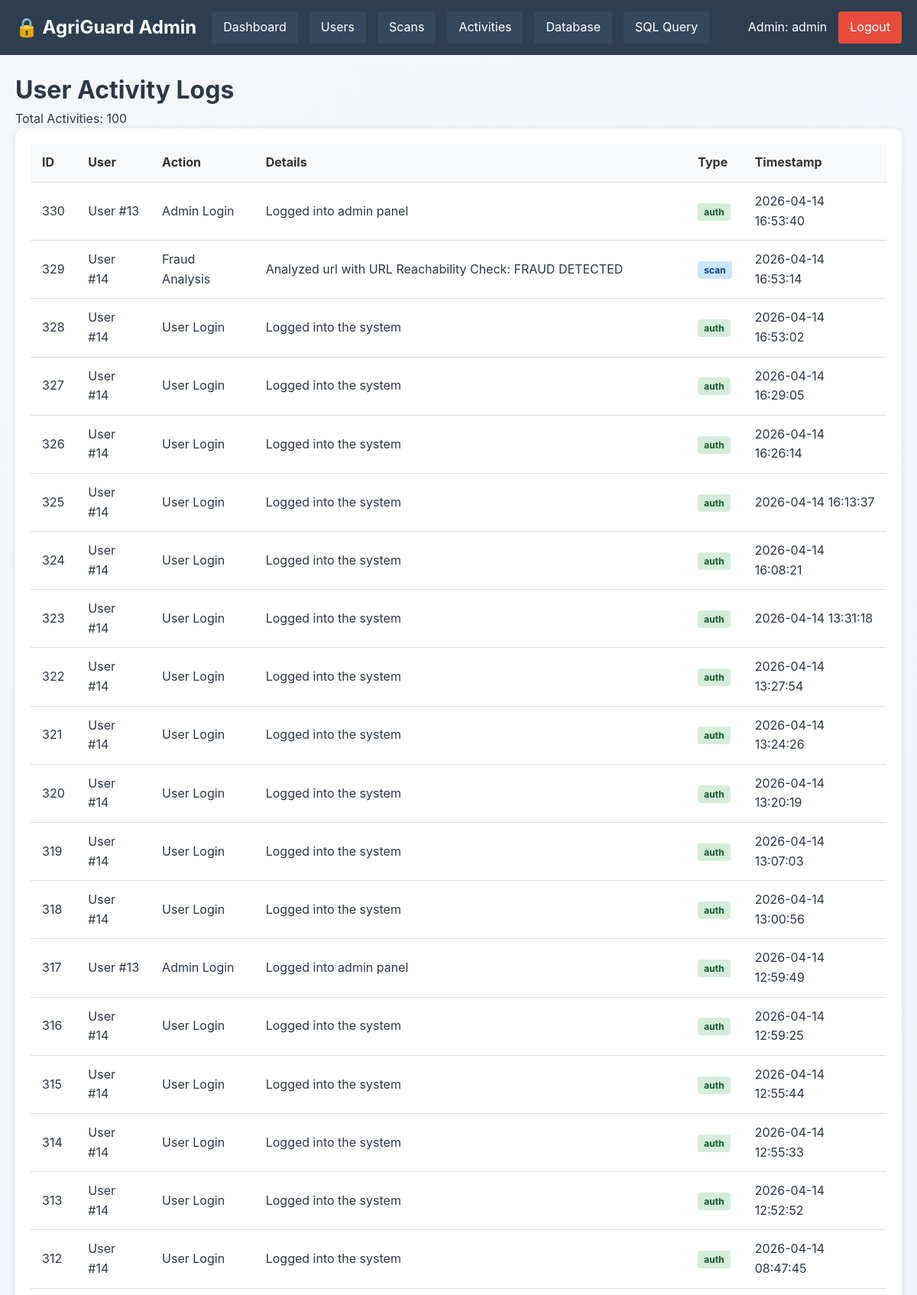
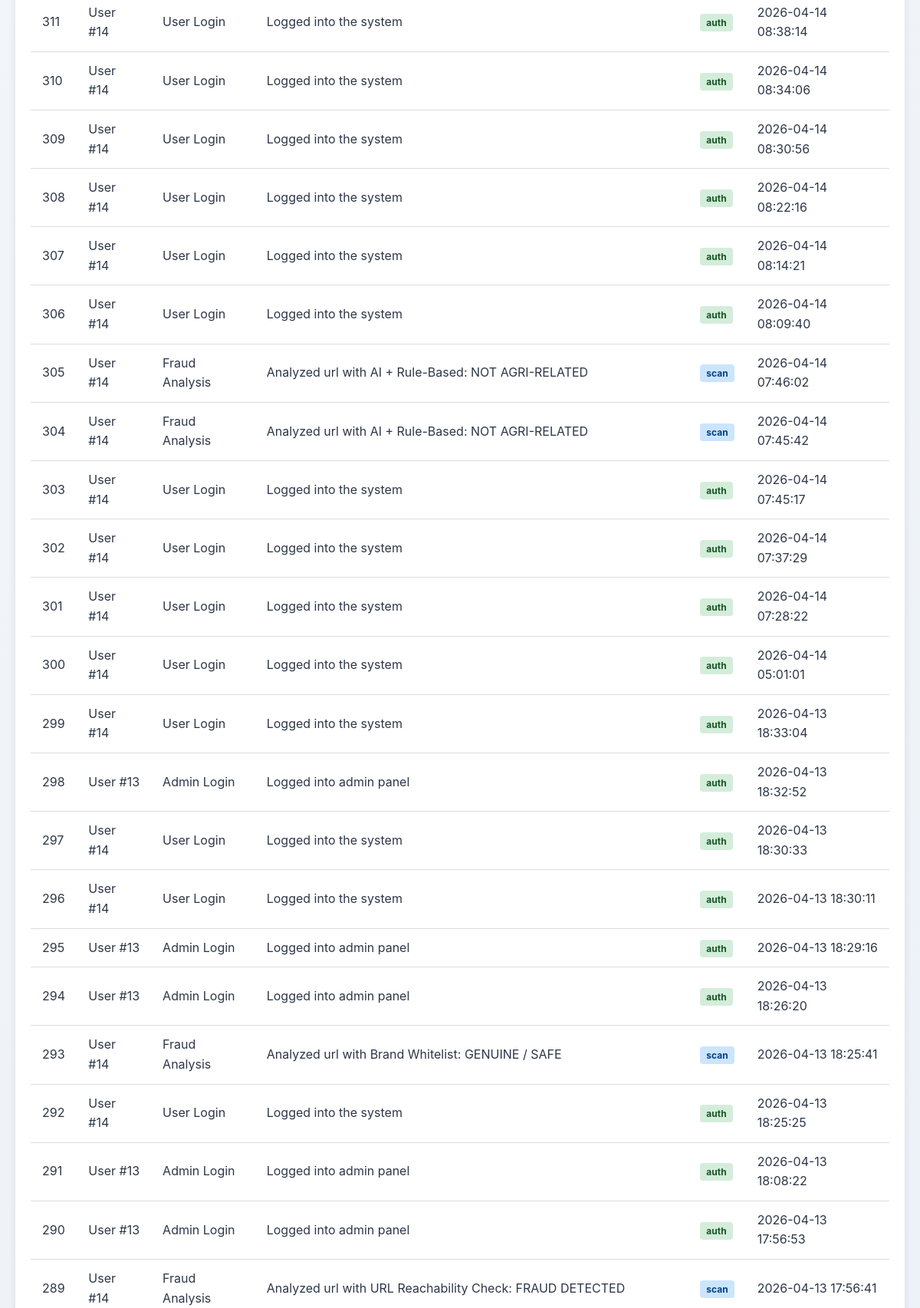
Screenshot of /admin/activities (signed in, upper part) with the database file from the repository (2 pictures, top to bottom).
### tables this page shows
CREATE TABLE user_activity (
                id INTEGER PRIMARY KEY AUTOINCREMENT,
                user_id INTEGER,
                action TEXT,
                details TEXT,
                type TEXT,
                timestamp TIMESTAMP DEFAULT CURRENT_TIMESTAMP,
                FOREIGN KEY (user_id) REFERENCES users(id) ON DELETE CASCADE
            );

### app.py (the view)
@app.route("/admin/activities")
@admin_required
def admin_activities():
    import sqlite3
    conn = sqlite3.connect("users.db")
    conn.row_factory = sqlite3.Row
    c = conn.cursor()
    c.execute("""
        SELECT a.*, u.username
        FROM user_activity a
        LEFT JOIN users u ON a.user_id = u.id
        ORDER BY a.timestamp DESC
        LIMIT 100
    """)
    activities = []
    for row in c.fetchall():
        activities.append(dict(row))
    conn.close()
    return render_template("admin_activities.html", activities=activities, is_admin=True)

### app.py (called while the page is built)
def admin_required(f):
    @wraps(f)
    def decorated_function(*args, **kwargs):
        if 'user_id' not in session:
            flash("Please login first", "error")
            return redirect(url_for('login_selector'))
        user_role = session.get('role', 'farmer').lower()
        is_admin = user_role == 'admin'
        print(f"DEBUG: Checking admin access - role={user_role}, is_admin={is_admin}")
        print(f"DEBUG: Full session keys: {list(session.keys())}")
        if not is_admin:
            print(f"❌ Admin access denied for user {session.get('username')} with role {user_role}")
            flash(f"Admin access required! Your role is: {user_role}", "error")
            return render_template("admin_access.html")
        print(f"✅ Admin access granted for user {session.get('username')}")
        return f(*args, **kwargs)
    return decorated_function

@app.context_processor
def inject_user():
    is_admin = False
    if 'user_id' in session:
        user_role = session.get('role', 'farmer').lower()
        is_admin = (user_role == 'admin')
    return dict(
        current_user=session.get("username"),
        current_lang=session.get("lang", "en"),
        is_logged_in="user_id" in session,
        is_admin=is_admin,
        current_path=request.path,
        ml_available=ML_AVAILABLE
   )

### templates/admin_activities.html (shortened to what this page needs)
<!DOCTYPE html>
<html lang="en">
<head>
    <link rel="stylesheet" href="{{ url_for('static', filename='css/style.css') }}">
</head>
<body>
    {% include 'admin_navbar.html' %}
    <div class="admin-container">
        <h1>User Activity Logs</h1>
        <p>Total Activities: {{ activities|length }}</p>
        <div class="table-container">
            <table>
                <thead>
                    <tr>
                        <th>ID</th>
                        <th>User</th>
                        <th>Action</th>
                        <th>Details</th>
                        <th>Type</th>
                        <th>Timestamp</th>
                    </tr>
                </thead>
                <tbody>
                    {% for activity in activities %}
                    <tr>
                        <td>{{ activity.id }}</td>
                        <td>{{ activity.username if activity.username else "User #" + activity.user_id|string }}</td>
                        <td>{{ activity.action }}</td>
                        <td>{{ activity.details[:100] }}{% if activity.details|length > 100 %}...{% endif %}</td>
                        <td>
                            <span class="type-badge type-{{ activity.type }}">
                                {{ activity.type }}
                            </span>
                        </td>
                        <td>{{ activity.timestamp }}</td>
                    </tr>
                    {% endfor %}
                </tbody>
            </table>
        </div>
    </div>
</body>
</html>

### static/style.css (style rules this page uses)
* { margin: 0; padding: 0; box-sizing: border-box; }
body { font-family: 'Inter', 'Segoe UI', system-ui, -apple-system, sans-serif; background: linear-gradient(135deg, #f5f7fa 0%, #e4edf5 100%); color: #2d3748; line-height: 1.6; min-height: 100vh; }

### templates/admin_activities.html (style rules this page uses)
.admin-container { padding: 20px; }
.table-container { background: white; border-radius: 10px; padding: 20px; box-shadow: 0 2px 10px rgba(0,0,0,0.1); overflow-x: auto; }
table { width: 100%; border-collapse: collapse; }
th, td { padding: 12px 15px; text-align: left; border-bottom: 1px solid #ddd; }
th { background-color: #f8f9fa; font-weight: bold; color: #333; }
.type-badge { padding: 4px 8px; border-radius: 4px; font-size: 12px; font-weight: bold; }
.type-auth { background-color: #d4edda; color: #155724; }
.type-scan { background-color: #cce5ff; color: #004085; }

### rows the page displays
user_activity: id "330", user "User #13", action "Admin Login", details "Logged into admin panel", type "auth", timestamp "2026-04-14 16:53:40"
user_activity: id "329", user "User #14", action "Fraud Analysis", details "Analyzed url with URL Reachability Check: FRAUD DETECTED", type "scan", timestamp "2026-04-14 16:53:14"
user_activity: id "328", user "User #14", action "User Login", details "Logged into the system", type "auth", timestamp "2026-04-14 16:53:02"
user_activity: id "327", user "User #14", action "User Login", details "Logged into the system", type "auth", timestamp "2026-04-14 16:29:05"
user_activity: id "326", user "User #14", action "User Login", details "Logged into the system", type "auth", timestamp "2026-04-14 16:26:14"
user_activity: id "325", user "User #14", action "User Login", details "Logged into the system", type "auth", timestamp "2026-04-14 16:13:37"
user_activity: id "324", user "User #14", action "User Login", details "Logged into the system", type "auth", timestamp "2026-04-14 16:08:21"
user_activity: id "323", user "User #14", action "User Login", details "Logged into the system", type "auth", timestamp "2026-04-14 13:31:18"
user_activity: id "322", user "User #14", action "User Login", details "Logged into the system", type "auth", timestamp "2026-04-14 13:27:54"
user_activity: id "321", user "User #14", action "User Login", details "Logged into the system", type "auth", timestamp "2026-04-14 13:24:26"
user_activity: id "320", user "User #14", action "User Login", details "Logged into the system", type "auth", timestamp "2026-04-14 13:20:19"
user_activity: id "319", user "User #14", action "User Login", details "Logged into the system", type "auth", timestamp "2026-04-14 13:07:03"
user_activity: id "318", user "User #14", action "User Login", details "Logged into the system", type "auth", timestamp "2026-04-14 13:00:56"
user_activity: id "317", user "User #13", action "Admin Login", details "Logged into admin panel", type "auth", timestamp "2026-04-14 12:59:49"
user_activity: id "316", user "User #14", action "User Login", details "Logged into the system", type "auth", timestamp "2026-04-14 12:59:25"
user_activity: id "315", user "User #14", action "User Login", details "Logged into the system", type "auth", timestamp "2026-04-14 12:55:44"
user_activity: id "314", user "User #14", action "User Login", details "Logged into the system", type "auth", timestamp "2026-04-14 12:55:33"
user_activity: id "313", user "User #14", action "User Login", details "Logged into the system", type "auth", timestamp "2026-04-14 12:52:52"
user_activity: id "312", user "User #14", action "User Login", details "Logged into the system", type "auth", timestamp "2026-04-14 08:47:45"
user_activity: id "311", user "User #14", action "User Login", details "Logged into the system", type "auth", timestamp "2026-04-14 08:38:14"
user_activity: id "310", user "User #14", action "User Login", details "Logged into the system", type "auth", timestamp "2026-04-14 08:34:06"
user_activity: id "309", user "User #14", action "User Login", details "Logged into the system", type "auth", timestamp "2026-04-14 08:30:56"
user_activity: id "308", user "User #14", action "User Login", details "Logged into the system", type "auth", timestamp "2026-04-14 08:22:16"
user_activity: id "307", user "User #14", action "User Login", details "Logged into the system", type "auth", timestamp "2026-04-14 08:14:21"
user_activity: id "306", user "User #14", action "User Login", details "Logged into the system", type "auth", timestamp "2026-04-14 08:09:40"
user_activity: id "305", user "User #14", action "Fraud Analysis", details "Analyzed url with AI + Rule-Based: NOT AGRI-RELATED", type "scan", timestamp "2026-04-14 07:46:02"
user_activity: id "304", user "User #14", action "Fraud Analysis", details "Analyzed url with AI + Rule-Based: NOT AGRI-RELATED", type "scan", timestamp "2026-04-14 07:45:42"
user_activity: id "303", user "User #14", action "User Login", details "Logged into the system", type "auth", timestamp "2026-04-14 07:45:17"
user_activity: id "302", user "User #14", action "User Login", details "Logged into the system", type "auth", timestamp "2026-04-14 07:37:29"
user_activity: id "301", user "User #14", action "User Login", details "Logged into the system", type "auth", timestamp "2026-04-14 07:28:22"
user_activity: id "300", user "User #14", action "User Login", details "Logged into the system", type "auth", timestamp "2026-04-14 05:01:01"
user_activity: id "299", user "User #14", action "User Login", details "Logged into the system", type "auth", timestamp "2026-04-13 18:33:04"
user_activity: id "298", user "User #13", action "Admin Login", details "Logged into admin panel", type "auth", timestamp "2026-04-13 18:32:52"
user_activity: id "297", user "User #14", action "User Login", details "Logged into the system", type "auth", timestamp "2026-04-13 18:30:33"
user_activity: id "296", user "User #14", action "User Login", details "Logged into the system", type "auth", timestamp "2026-04-13 18:30:11"
user_activity: id "295", user "User #13", action "Admin Login", details "Logged into admin panel", type "auth", timestamp "2026-04-13 18:29:16"
user_activity: id "294", user "User #13", action "Admin Login", details "Logged into admin panel", type "auth", timestamp "2026-04-13 18:26:20"
user_activity: id "293", user "User #14", action "Fraud Analysis", details "Analyzed url with Brand Whitelist: GENUINE / SAFE", type "scan", timestamp "2026-04-13 18:25:41"
user_activity: id "292", user "User #14", action "User Login", details "Logged into the system", type "auth", timestamp "2026-04-13 18:25:25"
user_activity: id "291", user "User #13", action "Admin Login", details "Logged into admin panel", type "auth", timestamp "2026-04-13 18:08:22"
user_activity: id "290", user "User #13", action "Admin Login", details "Logged into admin panel", type "auth", timestamp "2026-04-13 17:56:53"
user_activity: id "289", user "User #14", action "Fraud Analysis", details "Analyzed url with URL Reachability Check: FRAUD DETECTED", type "scan", timestamp "2026-04-13 17:56:41"

### other values shown
{{ session.username }} "admin"
{{ activities|length }} "100"
